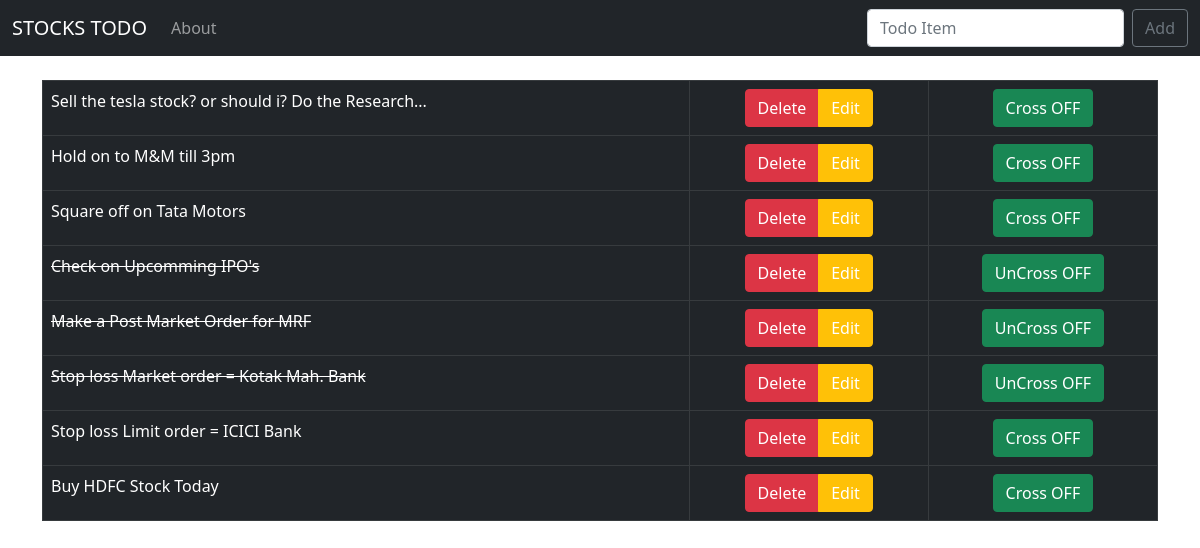
The page / on the database its author committed.
### todo_list/models.py (models this page shows, shortened)
class List(models.Model):
    item = models.CharField(max_length=200)
    completed = models.BooleanField(default=False)

### todo_list/views.py (the view)
# urls.py: path('', views.home, name='home'),
def home(request):
    if request.method == 'POST':
        form = ListForm(request.POST or None)
        if form.is_valid():
            form.save()
            all_items = List.objects.all
            messages.success(request, ("Reminder Added to your List!"))
            return render(request, 'home.html', {'all_items': all_items})
    else:
        all_items = List.objects.all
        return render(request, 'home.html', {'all_items': all_items})

### todo_list/templates/home.html (shortened to what this page needs)
{% extends 'base.html' %}
{% block content %}
    {% if all_items %}
    <table class="table table-bordered">
    {% for things in all_items %}
        {% if things.completed %}
            <tr class="table-dark">
                <td class="striker">{{ things.item }}</td>
                <td><center>
                <div class="btn-group" role="group" aria-label="Basic mixed styles example">
                    <button type="button" class="btn btn-danger"><a href="{% url 'delete' things.id %}">Delete</a></button>
                    <button type="button" class="btn btn-warning"><a href="{% url 'edit' things.id %}">Edit</a></button>
                  </div>
                </center></td>
                <td><center><button type="button" class="btn btn-success"><a href="{% url 'uncross' things.id %}">UnCross OFF</a></button></center></td>
            </tr>
        {% else %}
            <tr class="table-dark">
                <td>{{ things.item }}</td>
                <td><center>
                    <div class="btn-group" role="group" aria-label="Basic mixed styles example">
                        <button type="button" class="btn btn-danger"><a href="{% url 'delete' things.id %}">Delete</a></button>
                        <button type="button" class="btn btn-warning"><a href="{% url 'edit' things.id %}">Edit</a></button>
                      </div>
                </center></td>
            <td><center><button type="button" class="btn btn-success"><a href="{% url 'cross_off' things.id %}">Cross OFF</a></button></center></td>
            </tr>
        {% endif %}
    {% endfor %}
    </table>
    {% endif %}
{% endblock %}

### static/css/style.css (style rules this page uses)
.striker { text-decoration: line-through; }
a, a:hover { color:white; text-decoration: none; }

### rows shown on the page
List: item "Sell the tesla stock? or should i? Do the Research..."
List: item "Hold on to M&M till 3pm"
List: item "Square off on Tata Motors"
List: item "Check on Upcomming IPO's"
List: item "Make a Post Market Order for MRF"
List: item "Stop loss Market order = Kotak Mah. Bank"
List: item "Stop loss Limit order = ICICI Bank"
List: item "Buy HDFC Stock Today"
